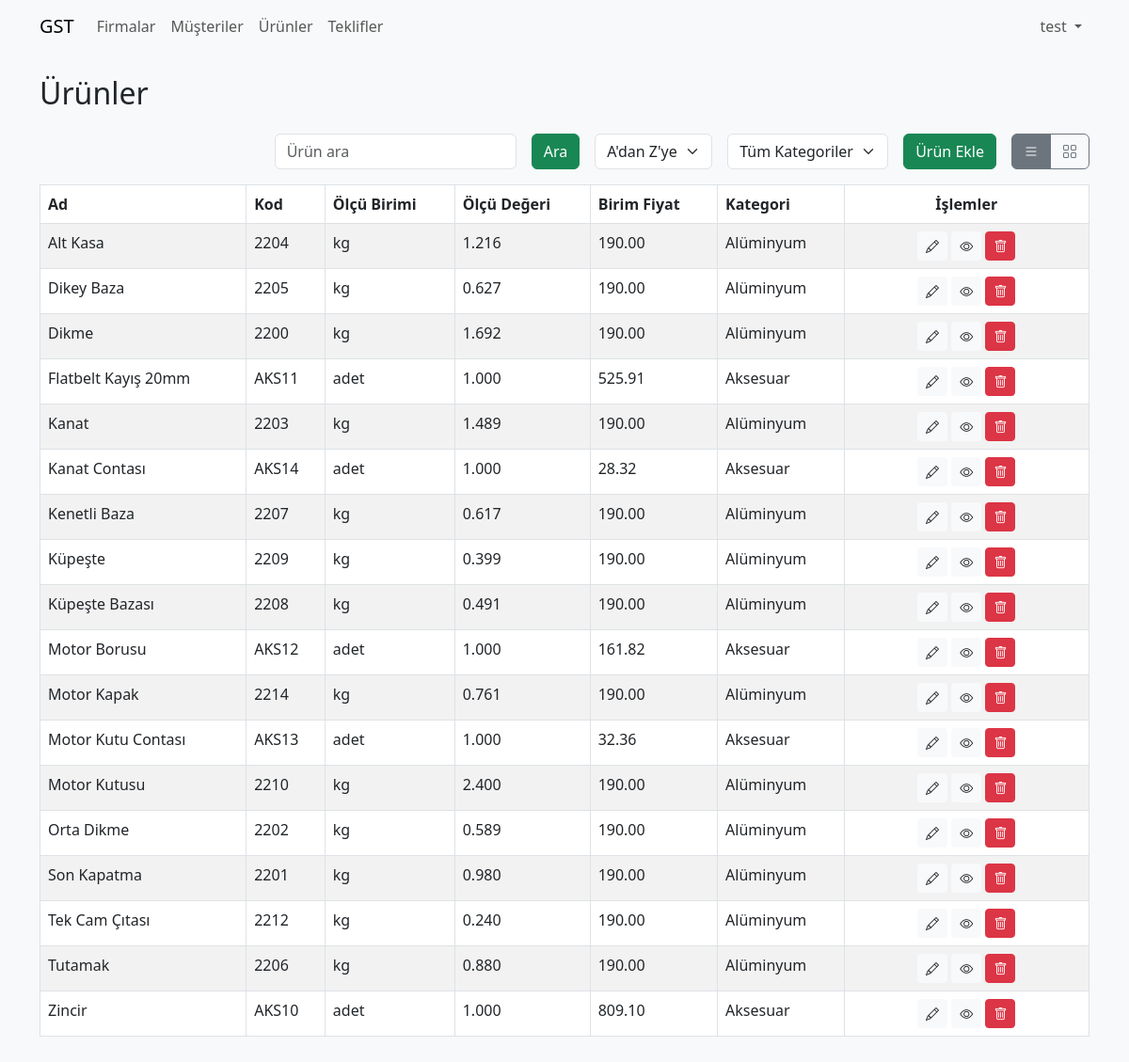
Page /product.php (signed in) on the earlier database version.
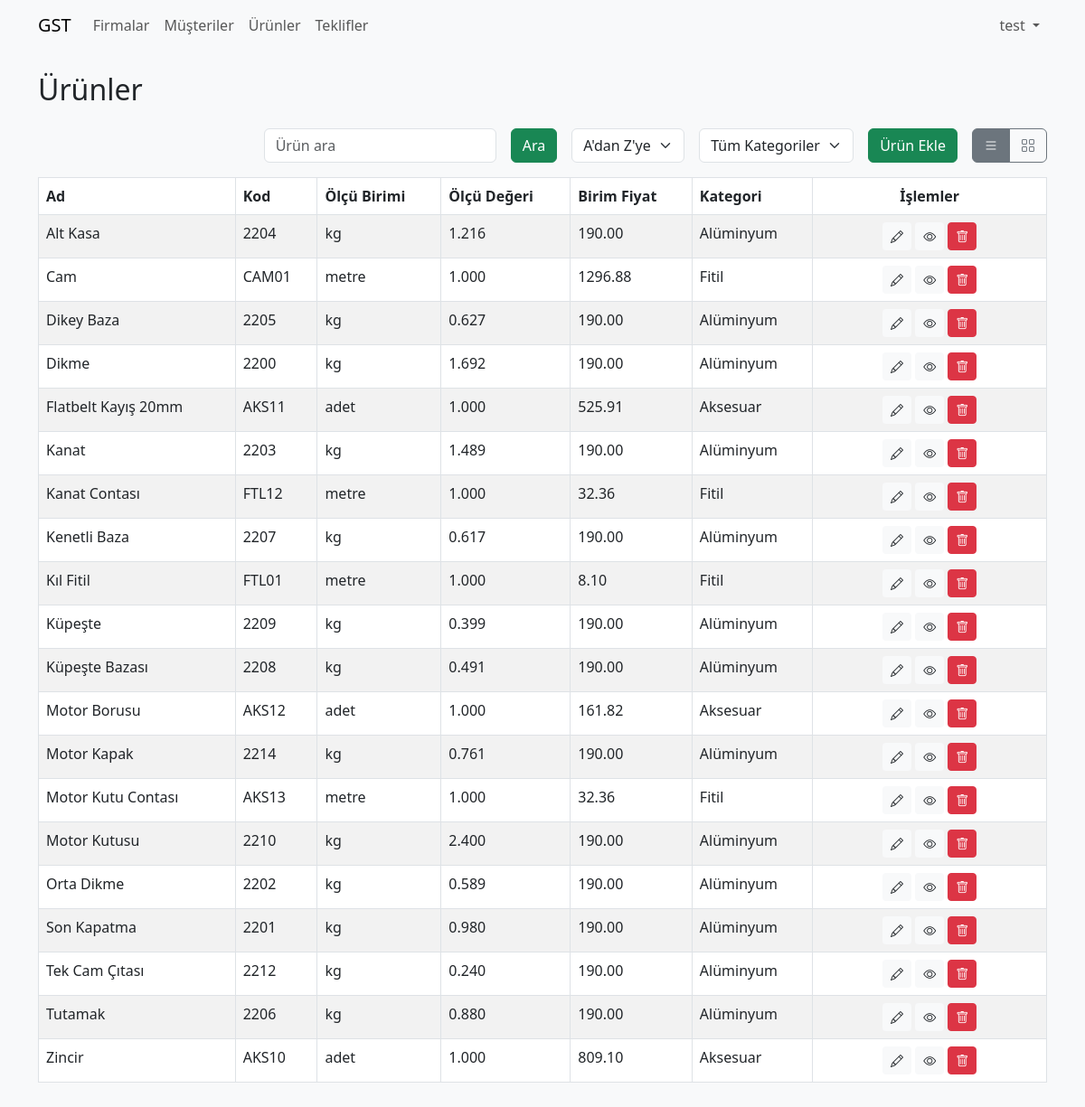
Same page on the later database version.
### tables this page shows
CREATE TABLE `products` (
  `id` int(10) UNSIGNED NOT NULL,
  `name` varchar(100) NOT NULL,
  `code` varchar(50) NOT NULL,
  `unit` varchar(20) NOT NULL,
  `measure_value` decimal(10,3) NOT NULL,
  `unit_price` decimal(10,2) NOT NULL,
  `category` varchar(50) DEFAULT NULL,
  `image_data` longblob DEFAULT NULL,
  `image_type` varchar(50) DEFAULT NULL
);

### helpers/theme.php (called while the page is built, shortened)
<?php
function get_theme(): string
{
    return $_SESSION['theme'] ?? 'light';
}
function theme_css(): string
{
    return (get_theme() === 'dark')
        ? 'https://cdn.jsdelivr.net/npm/bootswatch@5.3.0/dist/darkly/bootstrap.min.css'
        : 'https://cdn.jsdelivr.net/npm/bootstrap@5.3.0/dist/css/bootstrap.min.css';
}

### helpers/device.php (called while the page is built)
<?php
function is_mobile(): bool
{
    $ua = $_SERVER['HTTP_USER_AGENT'] ?? '';
    return preg_match('/Android|webOS|iPhone|iPad|iPod|BlackBerry|IEMobile|Opera Mini/i', $ua) === 1;
}
function resolve_view(): string
{
    return $_GET['view'] ?? (is_mobile() ? 'card' : 'list');
}

### helpers/auth.php (called while the page is built, shortened)
<?php
function is_admin(PDO $pdo): bool
{
    $userId = $_SESSION['user']['id'] ?? null;
    try {
        $stmt = $pdo->prepare(
            'SELECT r.name FROM roles r ' .
            'JOIN role_user ru ON r.id = ru.role_id ' .
            'WHERE ru.user_id = ? LIMIT 1'
        );
        $stmt->execute([$userId]);
        $role = $stmt->fetchColumn();
        return $role === 'admin';
    } catch (PDOException $e) {
        return false;
    }
}
?>

### product.php (the view, shortened to what the changed rows need)
<?php
require_once 'config.php';
require_once 'helpers/theme.php';
require_once 'helpers/device.php';
require_once 'helpers/auth.php';
$search = $_GET['search'] ?? '';
$sort = (isset($_GET['sort']) && $_GET['sort'] === 'desc') ? 'DESC' : 'ASC';
$view = resolve_view();
$query = "SELECT * FROM products WHERE name LIKE :search";
$params = [':search' => "%$search%"];
$query .= " ORDER BY name $sort";
$stmt = $pdo->prepare($query);
$stmt->execute($params);
$products = $stmt->fetchAll();
?>
<!DOCTYPE html>
<html lang="tr">
<head>
    <link href="<?php echo theme_css(); ?>" rel="stylesheet">
</head>
<body class="bg-light">
    <?php include 'includes/header.php'; ?>
    <div class="container py-4">
        <h2 class="mb-4">Ürünler</h2>
        <?php if ($view === 'list'): ?>
            <table class="table table-bordered table-striped responsive-table">
                <thead>
                    <tr>
                        <th>Ad</th>
                        <th>Kod</th>
                        <th>Ölçü Birimi</th>
                        <th>Ölçü Değeri</th>
                        <th>Birim Fiyat</th>
                        <th>Kategori</th>
                        <th class="text-center actions-col">İşlemler</th>
                    </tr>
                </thead>
                <tbody>
                    <?php foreach ($products as $product): ?>
                        <tr>
                            <td><?php echo htmlspecialchars($product['name']); ?></td>
                            <td><?php echo htmlspecialchars($product['code']); ?></td>
                            <td><?php echo htmlspecialchars($product['unit']); ?></td>
                            <td><?php echo htmlspecialchars($product['measure_value']); ?></td>
                            <td><?php echo htmlspecialchars($product['unit_price']); ?></td>
                            <td><?php echo htmlspecialchars($product['category']); ?></td>
                            <td class="text-center actions-col">
                                <button class="btn btn-sm bg-light text-dark" data-bs-toggle="modal"
                                    data-bs-target="#editModal<?php echo $product['id']; ?>"><i class="bi bi-pencil"></i></button>
                                <?php if (is_admin($pdo)): ?>
                                <a href="log-list.php?table=products&id=<?php echo $product['id']; ?>" class="btn btn-sm bg-light text-dark" title="Logları Gör"><i class="bi bi-eye"></i></a>
                                <?php endif; ?>
                                <form method="post" action="product" class="d-inline-block"
                                    onsubmit="return confirm('Silmek istediğinize emin misiniz?');">
                                    <button type="submit" class="btn btn-sm btn-danger"><i class="bi bi-trash"></i></button>
                                </form>
                            </td>
                        </tr>
                    <?php endforeach; ?>
                </tbody>
            </table>
        <?php endif; ?>
    </div>
</body>
</html>

Differences in the rows shown:
added products: name "Cam", code "CAM01", unit "metre", measure_value "1.000", unit_price "1296.88", category "Fitil"
changed products "Kanat Contası": code "AKS14" → "FTL12"; unit "adet" → "metre"; unit_price "28.32" → "32.36"; category "Aksesuar" → "Fitil"
added products: name "Kıl Fitil", code "FTL01", unit "metre", measure_value "1.000", unit_price "8.10", category "Fitil"
changed products "Motor Kutu Contası": unit "adet" → "metre"; category "Aksesuar" → "Fitil"
